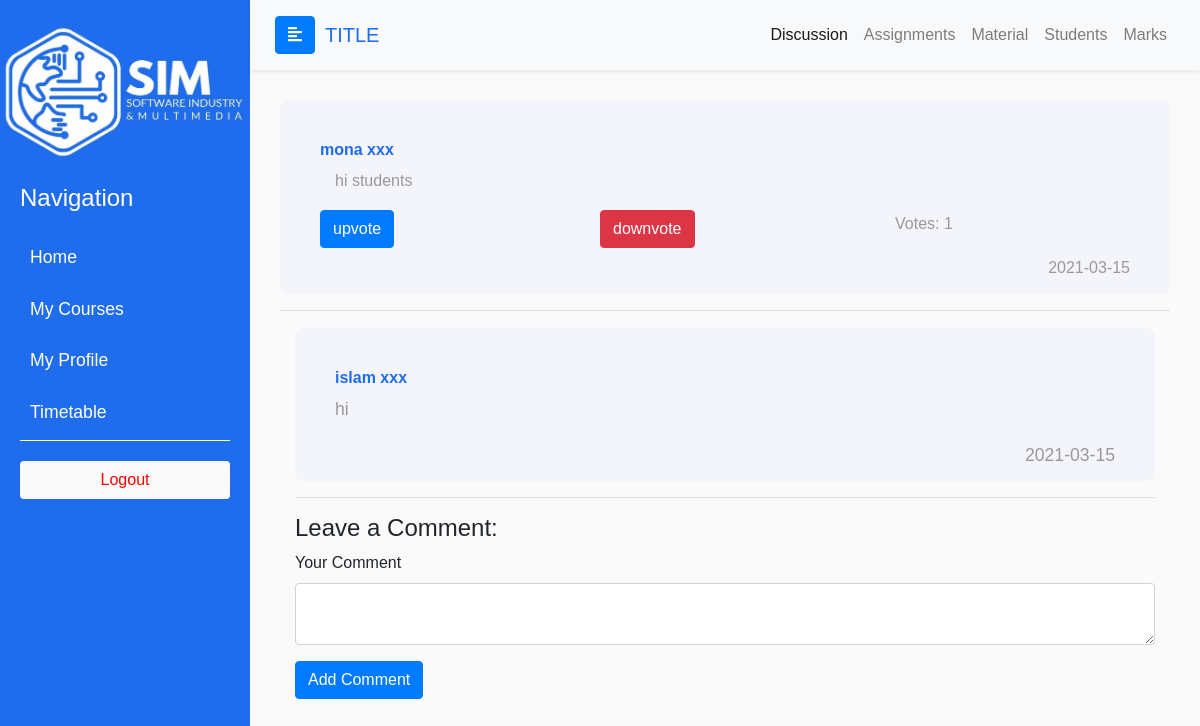
Page /post.php?p_id=33 on the committed database.
### tables this page shows
CREATE TABLE `posts` (
  `post_id` int(12) NOT NULL,
  `id_user` int(12) NOT NULL,
  `id_course` int(12) NOT NULL,
  `post_title` varchar(255) NOT NULL,
  `post_author` varchar(255) NOT NULL,
  `post_user` varchar(255) NOT NULL,
  `post_date` date NOT NULL,
  `post_image` text NOT NULL,
  `post_content` text NOT NULL,
  `post_tags` varchar(255) NOT NULL,
  `post_views_count` int(11) NOT NULL,
  `votes` int(5) NOT NULL DEFAULT 0,
  `id_semester` int(11) NOT NULL
);

CREATE TABLE `comments` (
  `comment_id` bigint(12) NOT NULL,
  `id_post` int(12) NOT NULL,
  `id_user` int(12) NOT NULL,
  `comment_author` varchar(255) NOT NULL,
  `comment_content` text NOT NULL,
  `comment_status` varchar(255) NOT NULL,
  `comment_date` date NOT NULL
);

### includes/utils/variables.php (called while the page is built, shortened)
<?php
$studentsType = "student";
$sasType = "sa";
$adminsType = "admin";

### includes/functions.php (called while the page is built, shortened)
<?php
include_once "utils\\variables.php";
include_once dirname(__FILE__, 1) . DIRECTORY_SEPARATOR . "Admin" . DIRECTORY_SEPARATOR . "all_types" . DIRECTORY_SEPARATOR . "functions.php";
function getPost($post_id)
{
    global $conn;
    $query = "SELECT post_author, post_date, post_content, votes FROM posts WHERE post_id = '$post_id' ";
    $result = mysqli_query($conn, $query);
    return $result;
}
function getAllComments($id_post)
{
    global $conn;
    $query = "SELECT id_user, comment_id, comment_author, comment_content, comment_date FROM comments WHERE id_post ='$id_post' ORDER BY comment_id  ASC ";
    $result = mysqli_query($conn, $query);
    return $result;
}
function checkIfVotedPost($post_id, $user_id)
{
    global $conn;
    $query = "SELECT * FROM votes WHERE id_post = '$post_id' AND id_user = '$user_id'";
    $result = mysqli_query($conn, $query);
    return mysqli_num_rows($result) != 0;
}

### post.php (the view, shortened to what this page needs)
<?php
if (isset($_GET['p_id'])) {
    $the_post_id = $_GET['p_id'];
    $the_user_id = $_SESSION['id'];
}
?>
    <!DOCTYPE html>
    <html>
    <head>
        <link rel="stylesheet" href="https://stackpath.bootstrapcdn.com/bootstrap/4.1.0/css/bootstrap.min.css"
>
        <link rel="stylesheet" href="css/rootStyles.css">
        <link rel="stylesheet" href="student/css/dispost.css">
        <link rel="stylesheet"
              href="https://cdnjs.cloudflare.com/ajax/libs/malihu-custom-scrollbar-plugin/3.1.5/jquery.mCustomScrollbar.min.css">
    </head>
<body>
<div class="wrapper">
    <?php
        include_once "includes/utils/variables.php";
        include_once dirname(__FILE__, 1) .DIRECTORY_SEPARATOR. "paths.php";
        $type = $_SESSION['type'];
        if ($type === $studentsType)
            include $student_sidebar_path;
        elseif ($type === $adminsType || $type == $sasType)
            include $admin_sidebar_path;
        else
            include $professor_sidebar_path; ?>
    <div id="content">
    <?php
            if ($type === $studentsType)
                include $student_navbar_path;
            else
                include $professor_navbar_path;
            ?>
        <div class="page-body">
            <?php
            $posts_result = getPost($the_post_id);
            while ($row = mysqli_fetch_assoc($posts_result)) {
                $result_post_date = $row['post_date'];
                $result_post_author = $row['post_author'];
                $result_post_content = $row['post_content'];
                $result_post_votes = $row['votes'];
                ?>
                <div class="container post">
                    <form action="" method="post">
                        <h6><?php echo $result_post_author ?></h6>
                        <p>
                            <?php echo $result_post_content; ?>
                        </p>
                        <div class="row">
                            <?php
                            if (!checkIfVotedPost($the_post_id, $the_user_id)) {
                                ?>
                                <div class="col"><input type="submit" name="upvote" value="upvote"
                                                        class="btn btn-primary"></div>
                                <div class="col"><input type="submit" name="downvote" value="downvote"
                                                        class="btn btn-danger"></div>
                            <?php } else {
                                echo "<div class='col'><input type='submit' name='redo' value='redo' class='btn btn-primary'></div>";
                            }
                            ?>
                            <div class="col"><p>Votes: <?php echo $result_post_votes; ?> </p></div>
                        </div>
                        <p class="date"> <?php echo $result_post_date; ?> </p>
                    </form>
                </div>
            <?php } ?>
            <hr>
            <div class=" container comment-section">
                <?php
                $comments_results = getAllComments($the_post_id);
                while ($row = mysqli_fetch_assoc($comments_results)) {
                    $author = $row['comment_author'];
                    $content = $row['comment_content'];
                    $date = $row['comment_date'];
                    ?>
                    <div class="comment">
                        <h6><?php echo $author; ?></h6>
                        <p><?php echo $content; ?></p>
                        <p class="date"><?php echo $date; ?></p>
                    </div>
                    <hr>
                <?php } ?>
                <div class="add-comment">
                    <h4>Leave a Comment:</h4>
                    <form action="post.php?p_id=<?php echo $the_post_id; ?>"
                          method="post"
                          role="form">
                        <div class="form-group">
                            <label for="comment">Your Comment</label>
                            <textarea name="comment_content" class="form-control" rows="2"></textarea>
                        </div>
                        <button type="submit" name="create_comment" class="btn btn-primary">Add Comment</button>
                    </form>
                </div>
            </div>
        </div>
    </div>
</div>
<?php
include "includes/footer.php";
?>

### css/rootStyles.css (style rules this page uses)
:root { --primary: rgb(31,108,236); --danger: red; }
body { font-family: 'Poppins', sans-serif; background: #fafafa; }
p { font-family: 'Poppins', sans-serif; font-size: 1.1em; font-weight: 300; line-height: 1.7em; color: #999; }
.page-body { padding: 0 30px; }
.wrapper { display: flex; width: 100%; }
#content { width: calc(100% - 250px); min-height: 100vh; transition: all 0.3s; position: absolute; top: 0; right: 0; }

### student/css/dispost.css (style rules this page uses)
.post, .comment { background-color: rgba(31,108,236, 0.03); padding:40px; border-radius: 8px; margin-top: 17px; }
.post h6, .discussion-form h5, .comment h6 { color:rgb(31,108,236); font-weight: bold; }
.post p { padding-left: 15px; font-size: 16px; }
.date { float: right; }

### rows in the picture
posts: post_author "mona xxx", post_content "hi students", votes "1", post_date "2021-03-15"
comments: comment_author "islam xxx", comment_content "hi", comment_date "2021-03-15"
